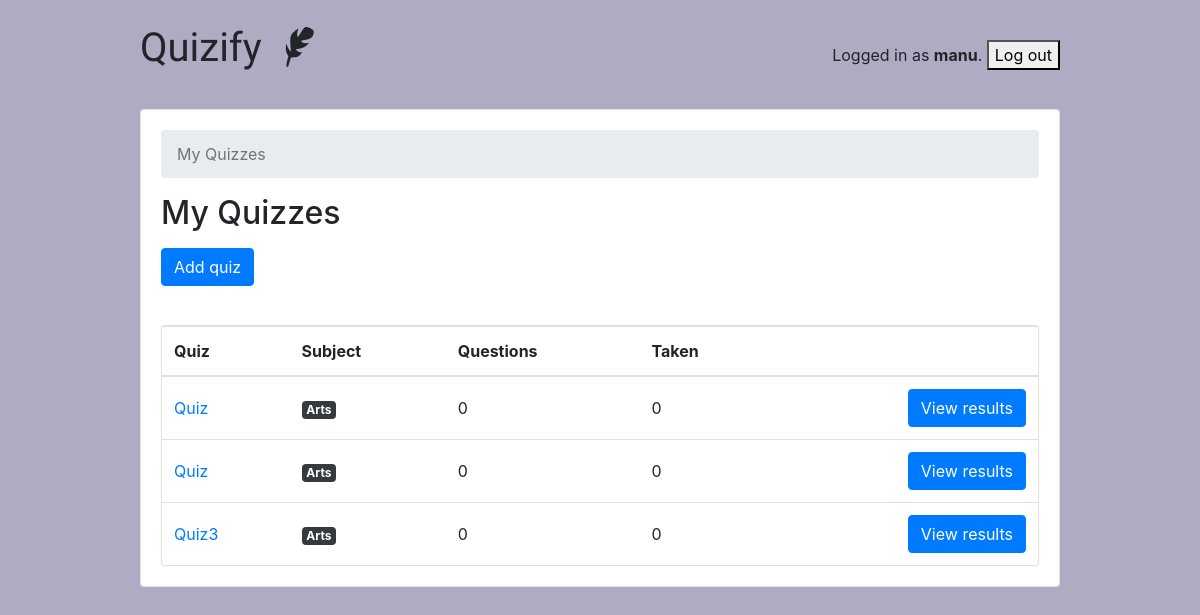
The app's page /teachers/ (signed in), older data.
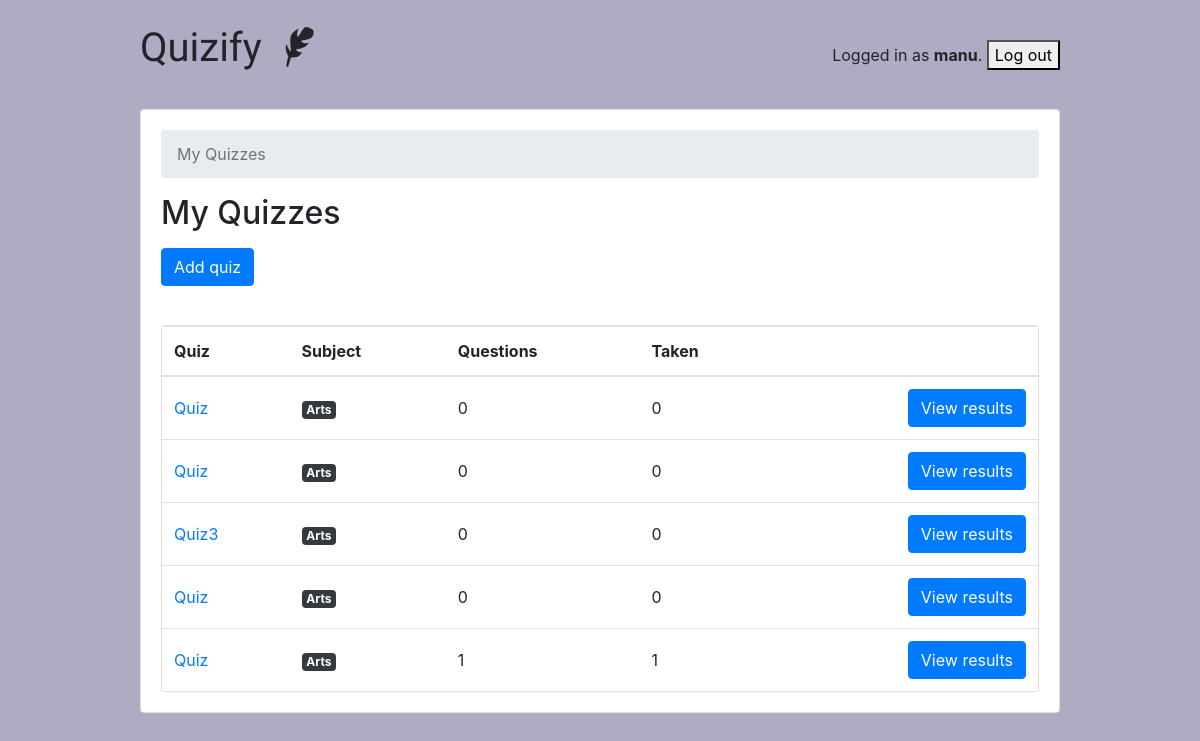
The same page, newer data.
### classroom/models.py (models this page shows, shortened)
class User(AbstractUser):
    is_student = models.BooleanField(default=False)
    is_teacher = models.BooleanField(default=False)

class Quiz(models.Model):
    owner = models.ForeignKey(User, on_delete=models.CASCADE, related_name='quizzes')
    name = models.CharField(max_length=255)
    subject = models.ForeignKey(Subject, on_delete=models.CASCADE, related_name='quizzes')

class Subject(models.Model):
    name = models.CharField(max_length=30)
    color = models.CharField(max_length=7, default='#007bff')
    def get_html_badge(self):
        name = escape(self.name)
        color = escape(self.color)
        html = '<span class="badge badge-primary" style="background-color: %s">%s</span>' % (color, name)
        return mark_safe(html)

### classroom/views/teachers.py (the view)
# urls.py: path('', students.QuizListView.as_view(), name='quiz_list'),
@method_decorator([login_required, teacher_required], name='dispatch')
class QuizListView(ListView):
    model = Quiz
    ordering = ('name', )
    context_object_name = 'quizzes'
    template_name = 'classroom/teachers/quiz_change_list.html'
    def get_queryset(self):
        queryset = self.request.user.quizzes \
            .select_related('subject') \
            .annotate(questions_count=Count('questions', distinct=True)) \
            .annotate(taken_count=Count('taken_quizzes', distinct=True))
        return queryset

### classroom/templates/classroom/teachers/quiz_change_list.html
{% extends 'base.html' %}
{% block content %}
<nav aria-label="breadcrumb">
  <ol class="breadcrumb">
    <li class="breadcrumb-item active" aria-current="page">My Quizzes</li>
  </ol>
</nav>
<h2 class="mb-3">My Quizzes</h2>
<a href="{% url 'teachers:quiz_add' %}" class="btn btn-primary mb-3" role="button">Add quiz</a>
<div class="card">
  <table class="table mb-0">
    <thead>
      <tr>
        <th>Quiz</th>
        <th>Subject</th>
        <th>Questions</th>
        <th>Taken</th>
        <th></th>
      </tr>
    </thead>
    <tbody>
      {% for quiz in quizzes %}
        <tr>
          <td class="align-middle"><a href="{% url 'teachers:quiz_change' quiz.pk %}">{{ quiz.name }}</a></td>
          <td class="align-middle">{{ quiz.subject.get_html_badge }}</td>
          <td class="align-middle">{{ quiz.questions_count }}</td>
          <td class="align-middle">{{ quiz.taken_count }}</td>
          <td class="text-right">
            <a href="{% url 'teachers:quiz_results' quiz.pk %}" class="btn btn-primary">View results</a>
          </td>
        </tr>
      {% empty %}
        <tr>
          <td class="bg-light text-center font-italic" colspan="5">You haven't created any quiz yet.</td>
        </tr>
      {% endfor %}
    </tbody>
  </table>
</div>
{% endblock %}

### templates/base.html (shortened to what this page needs)
{% load static %}<!doctype html>
<html lang="en">
  <head>
    <link rel="stylesheet" href="https://maxcdn.bootstrapcdn.com/bootstrap/4.0.0/css/bootstrap.min.css">
    <link rel="stylesheet" type="text/css" href="{% static 'vendor/fontello-2f186091/css/fontello.css' %}">
    <link rel="stylesheet" type="text/css" href="{% static 'css/app.css' %}">
    {% if user.is_authenticated and user.is_teacher %}
      <link rel="stylesheet" type="text/css" href="{% static 'css/teachers.css' %}">
    {% else %}
      <link rel="stylesheet" type="text/css" href="{% static 'css/students.css' %}">
    {% endif %}
  </head>
  <body>
    <div class="container my-4">
      <div class="row justify-content-center">
        <div class="col-md-10 col-sm-12">
          <div class="row">
            <div class="col-6">
              <h1 class="logo">
                <a href="{% url 'home' %}">
                  Quizify
                  {% if user.is_authenticated %}
                    {% if user.is_teacher %}
                      <span class="icon-feather" data-toggle="tooltip" data-placement="right" title="Teacher profile"></span>
                    {% else %}
                      <span class="icon-graduation-cap" data-toggle="tooltip" data-placement="right" title="Student profile"></span>
                    {% endif %}
                  {% endif %}
                </a>
              </h1>
            </div>
            <div class="col-6 text-right">
              {% if user.is_authenticated %}
                <form action="{% url 'logout' %}" method="post">
                  <p class="pt-3">Logged in as <strong>{{ user.username }}</strong>.
                  <button type="submit">Log out</button></p>
              </form>
              {% else %}
                <a href="{% url 'login' %}" class="btn btn-light" role="button">Log in</a>
                <a href="{% url 'signup' %}" class="btn btn-primary" role="button">Sign up</a>
              {% endif %}
            </div>
          </div>
          <div class="card mb-3">
            <div class="card-body">
              {% block content %}
              {% endblock %}
            </div>
          </div>
        </div>
      </div>
    </div>
  </body>
</html>

### static/css/app.css (style rules this page uses)
.logo { font-family: 'Clicker Script'; }
.logo a { color: #212529; text-decoration: none; }
.card { margin-top: 23px; }

### static/css/teachers.css (style rules this page uses)
body { background-color: #b0aac2; }

Row changes from the older to the newer data that the page shows:
added Quiz: name "Quiz", subject.get_html_badge "Arts", questions_count "0", taken_count "0"
added Quiz: name "Quiz", subject.get_html_badge "Arts", questions_count "1", taken_count "1"
